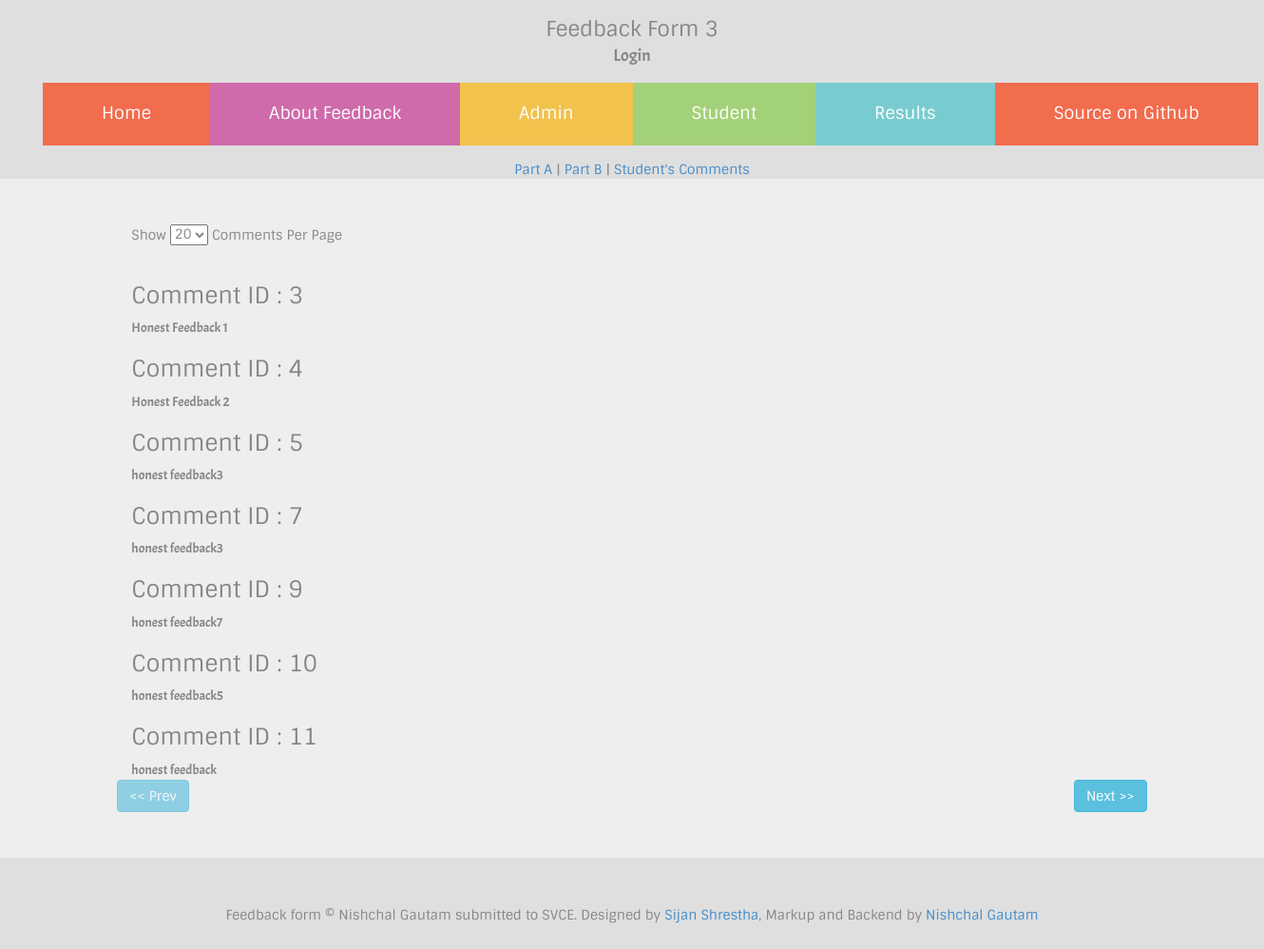
/admin/studentfeedbacks.php (signed in), run on an earlier commit of the app's database.
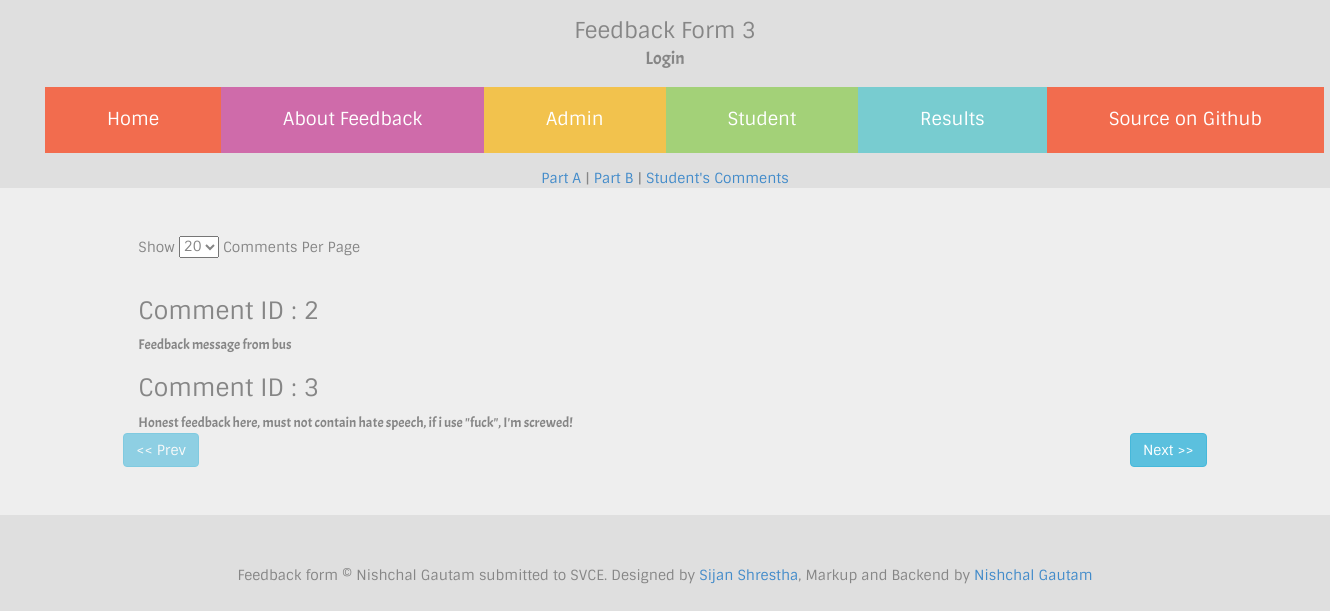
And on a later commit of the database.
### tables this page shows
CREATE TABLE `feedbackStudents` (
  `id` int(5) NOT NULL AUTO_INCREMENT,
  `usn` varchar(50) DEFAULT NULL,
  `message` text,
  PRIMARY KEY (`id`),
  UNIQUE KEY `usn` (`usn`),
  UNIQUE KEY `usn_2` (`usn`)
);

### classes/auth.class.php (called while the page is built, shortened)
<?php
	class authenticate
	{
		public static $db_host,$db_user,$db_pass,$db_name,$username,$password;
		public static function check(){
			$db_name=self::$db_name;
			$username=self::$username;
			$password=self::$password;
			$username=mysql_real_escape_string($username);
			$sql="SELECT * FROM `$db_name`.`admin` WHERE `username`='$username' LIMIT 1";
			$query=mysql_query($sql);
			$num=mysql_num_rows($query);
			if($num!=1){
				return false;
			}
			else{
				$data=mysql_fetch_object($query);
				$passdb=$data->password;
				if($password==$passdb){
					return true;
				}else{
					return false;
				}
			}
		}
	}
?>

### admin/studentfeedbacks.php (the view, shortened to what this page needs)
<?php
	require_once("../classes/auth.class.php");
?>
<?php $title="Login Admin"; require_once('../required_files/header.php'); ?>
	<div align="center">
		<a href="admin.php" >Part A</a> | <a href="collegeResult.php" >Part B</a> | <a href="studentfeedbacks.php">Student's Comments</a>
	</div>
	<div class="jumbotron">
		<div class="row">
			<div class="col-sm-10 col-sm-offset-1">
			<form action="<?php echo $_SERVER['PHP_SELF']; ?>" onchange="this.submit()" method="get">
			Show <select style="margin-bottom:20px;" name="limit" id="">
					<?php $limit=(isset($_GET['limit']))?$_GET['limit']:20;?>
					<option value="20" <?php if ($limit==20) {echo "selected";} ?>>20</option>
				</select> Comments Per Page
			</form>
				<?php
					$limit=(isset($_GET['limit']))?$_GET['limit']:20;
					$limit=($limit<0)?0:$limit;
					$offset=(isset($_GET['offset']))?$_GET['offset']:0;
					$offset=($offset<0)?0:$offset;
					$sql="SELECT id,message FROM `$db_name`.`feedbackStudents` LIMIT $limit OFFSET $offset";
					$query=mysql_query($sql);
					while ($data=mysql_fetch_object($query)) {
						echo "<h3>Comment ID : ".$data->id."</h3><span style='font-family:acme;'>".$data->message."</span>";
					}
				 ?>
				 <div class="row"><a href="<?php $newoffset=$offset-$limit;echo $_SERVER['PHP_SELF']."?limit=$limit&offset=$newoffset"; ?>" class="badge <?php if($newoffset<0){echo "disabled";} ?> btn btn-info">&lt;&lt; Prev</a><a href="<?php $newoffset=$offset+$limit; echo $_SERVER['PHP_SELF']."?limit=$limit&offset=$newoffset"; ?>" class="badge btn btn-info pull-right">Next &gt;&gt;</a></div>
			</div>
		</div>
	</div>
<?php require_once('../required_files/footer.php'); ?>

### required_files/header.php (shortened to what this page needs)
<!doctype html>
<html lang="en">
<head>
	<link rel="stylesheet" href="/bootstrap/css/bootstrap.min.css">
	<link rel="stylesheet" href="/styles.css">
</head>
<body>
	<div class="head">Feedback Form 3</div>
	<div class="head subtitle">Login</div>
	<nav>
		<ul>
			<li><a href="/index.php" class="home">Home</a></li>
			<li><a href="/about.php" class="about">About Feedback</a></li>
			<li><a href="/adminlogin.php" class="admin">Admin</a></li>
			<li><a href="/studentlogin.php" class="login">Student</a></li>
			<li><a href="/admin/" class="result">Results</a></li>
			<li><a href="https://www.github.com/cyberhck/studentfeedback" class="source">Source on Github</a></li>
		</ul>
	</nav>

### required_files/footer.php
<footer align="center">Feedback form &copy; Nishchal Gautam submitted to SVCE. Designed by <a href="https://www.facebook.com/sijanshs">Sijan Shrestha</a>, Markup and Backend by <a href="http://nishgtm.com">Nishchal Gautam</a></footer>
</body>
</html>

### styles.css (style rules this page uses)
nav { list-style:none;text-align:center;margin-top:15px;margin-bottom:15px }
nav ul { margin:0 auto }
nav li { position:relative;display:table-cell }
nav ul li { margin:0 0 0 0 }
nav ul li a { padding:20px 62px 20px 62px;font-size:18px;display:block;position:relative;margin:0 0 0 0;color:#fff }
nav { width:1320px;margin:0 auto;margin-top:15px;margin-bottom:15px }
.home { background:#f26c4e }
.about { background:#cf6baa }
.admin { background:#f2c24d }
.login { background:#a3d178 }
.result { background:#78ccd0 }
.source { background:#f26c4e }
body { background:#dfdfdf;color:#868686;font-family:sintony }
div.head { margin-top:15px;font-size:22px;text-align:center;font-family:sintony }
div.head.subtitle { margin-top:0;font-size:18px;font-family:acme }
footer { padding:20px;margin-bottom:50px }

What changed in the data, as far as the page shows it:
removed feedbackstudents: id "4", message "Honest Feedback 2"
removed feedbackstudents: id "5", message "honest feedback3"
removed feedbackstudents: id "7", message "honest feedback3"
removed feedbackstudents: id "9", message "honest feedback7"
removed feedbackstudents: id "10", message "honest feedback5"
removed feedbackstudents: id "11", message "honest feedback"
added feedbackstudents: id "2", message "Feedback message from bus"
changed feedbackstudents id 3: message "Honest Feedback 1" → "Honest feedback here, must not contain hate speech, if i use \"fuck\", I'm screwed!"
